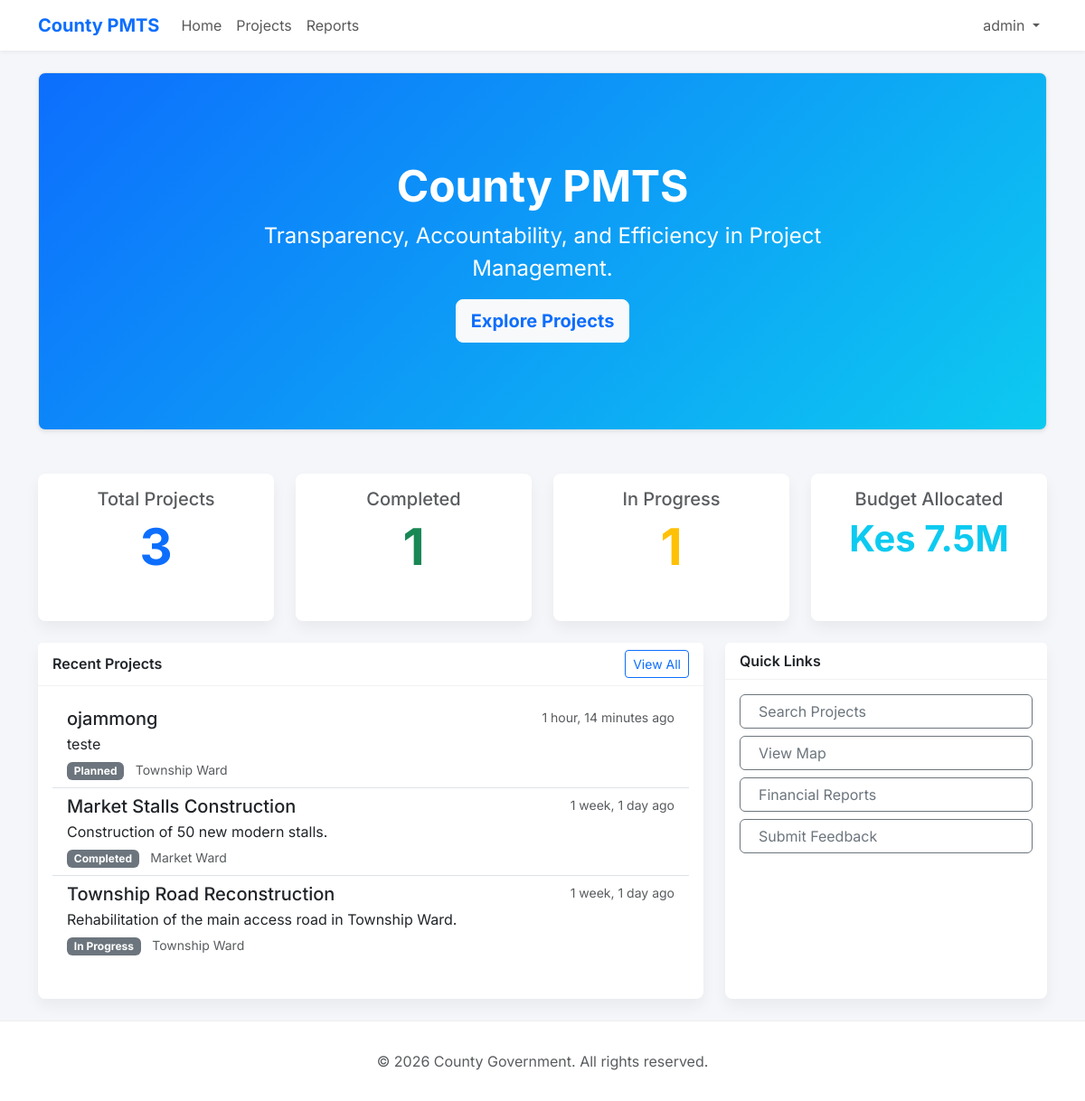
The page / (signed in) on the database its author committed.
### apps/users/models.py (models this page shows, shortened)
class User(AbstractUser):
    class Role(models.TextChoices):
        PUBLIC = 'PUBLIC', _('Public')
        STAFF = 'STAFF', _('Staff')
        EXECUTIVE = 'EXECUTIVE', _('Executive')
    role = models.CharField(
        max_length=20,
        choices=Role.choices,
        default=Role.PUBLIC,
        help_text=_("User role in the system")
    )
    phone_number = models.CharField(max_length=15, blank=True)

### apps/projects/models.py (models this page shows, shortened)
class Project(models.Model):
    class Status(models.TextChoices):
        PLANNED = 'PLANNED', _('Planned')
        TENDERING = 'TENDERING', _('Tendering')
        IN_PROGRESS = 'IN_PROGRESS', _('In Progress')
        STALLED = 'STALLED', _('Stalled')
        COMPLETED = 'COMPLETED', _('Completed')
        COMMISSIONED = 'COMMISSIONED', _('Commissioned')
    name = models.CharField(max_length=255)
    description = models.TextField()
    ward = models.ForeignKey(Ward, on_delete=models.SET_NULL, null=True, related_name='projects')
    location_details = models.CharField(max_length=255, blank=True, help_text="Specific location details")
    status = models.CharField(max_length=20, choices=Status.choices, default=Status.PLANNED)
    start_date = models.DateField(null=True, blank=True)
    end_date = models.DateField(null=True, blank=True)
    contractor_name = models.CharField(max_length=255, blank=True)
    department = models.CharField(max_length=100, help_text="Department responsible")
    created_at = models.DateTimeField(auto_now_add=True)
    updated_at = models.DateTimeField(auto_now=True)
    created_by = models.ForeignKey(settings.AUTH_USER_MODEL, on_delete=models.SET_NULL, null=True, related_name='created_projects')

### apps/locations/models.py (models this page shows, shortened)
class Ward(models.Model):
    sub_county = models.ForeignKey(SubCounty, related_name='wards', on_delete=models.CASCADE)
    name = models.CharField(max_length=100)
    code = models.CharField(max_length=20, unique=True, blank=True, null=True)
    class Meta:
        unique_together = ('sub_county', 'name')

### apps/public/views.py (the view)
# urls.py: 2. Add a URL to urlpatterns:  path('', views.home, name='home')
def home(request):
    total_projects = Project.objects.count()
    completed_projects = Project.objects.filter(status=Project.Status.COMPLETED).count()
    in_progress_projects = Project.objects.filter(status=Project.Status.IN_PROGRESS).count()
    total_budget_decimal = BudgetAllocation.objects.aggregate(Sum('amount'))['amount__sum'] or 0
    total_budget = round(total_budget_decimal / 1000000, 1) if total_budget_decimal else 0
    recent_projects = Project.objects.select_related('ward').order_by('-updated_at')[:5]
    context = {
        'total_projects': total_projects,
        'completed_projects': completed_projects,
        'in_progress_projects': in_progress_projects,
        'total_budget': total_budget,
        'recent_projects': recent_projects,
    }
    return render(request, 'index.html', context)

### templates/index.html (shortened to what this page needs)
{% extends 'base.html' %}
{% block content %}
<div class="row">
    <div class="col-12 mb-4">
        <div class="p-5 mb-4 bg-light rounded-3 shadow-sm border text-center"
            style="background: linear-gradient(135deg, #0d6efd 0%, #0dcaf0 100%); color: white;">
            <div class="container-fluid py-5">
                <h1 class="display-5 fw-bold">County PMTS</h1>
                <p class="col-md-8 fs-4 mx-auto">Transparency, Accountability, and Efficiency in Project Management.</p>
                <a class="btn btn-light btn-lg text-primary fw-bold" href="#" role="button">Explore Projects</a>
            </div>
        </div>
    </div>
</div>
<div class="row mb-4">
    <div class="col-md-3">
        <div class="card stat-card text-center h-100">
            <div class="card-body">
                <h5 class="card-title text-muted">Total Projects</h5>
                <h2 class="display-4 fw-bold text-primary">{{ total_projects }}</h2>
            </div>
        </div>
    </div>
    <div class="col-md-3">
        <div class="card stat-card text-center h-100">
            <div class="card-body">
                <h5 class="card-title text-muted">Completed</h5>
                <h2 class="display-4 fw-bold text-success">{{ completed_projects }}</h2>
            </div>
        </div>
    </div>
    <div class="col-md-3">
        <div class="card stat-card text-center h-100">
            <div class="card-body">
                <h5 class="card-title text-muted">In Progress</h5>
                <h2 class="display-4 fw-bold text-warning">{{ in_progress_projects }}</h2>
            </div>
        </div>
    </div>
    <div class="col-md-3">
        <div class="card stat-card text-center h-100">
            <div class="card-body">
                <h5 class="card-title text-muted">Budget Allocated</h5>
                <h2 class="display-6 fw-bold text-info">Kes {{ total_budget }}M</h2>
            </div>
        </div>
    </div>
</div>
<div class="row">
    <div class="col-md-8">
        <div class="card h-100">
            <div class="card-header d-flex justify-content-between align-items-center">
                <span>Recent Projects</span>
                <a href="#" class="btn btn-sm btn-outline-primary">View All</a>
            </div>
            <div class="card-body">
                <div class="list-group list-group-flush">
                    {% for project in recent_projects %}
                    <a href="#" class="list-group-item list-group-item-action">
                        <div class="d-flex w-100 justify-content-between">
                            <h5 class="mb-1">{{ project.name }}</h5>
                            <small class="text-muted">{{ project.updated_at|timesince }} ago</small>
                        </div>
                        <p class="mb-1 text-truncate">{{ project.description }}</p>
                        <small class="badge bg-secondary">{{ project.get_status_display }}</small>
                        <small class="text-muted ms-2"> {{ project.ward.name }}</small>
                    </a>
                    {% empty %}
                    <div class="text-center py-4 text-muted">
                        No projects found.
                    </div>
                    {% endfor %}
                </div>
            </div>
        </div>
    </div>
    <div class="col-md-4">
        <div class="card h-100">
            <div class="card-header">
                Quick Links
            </div>
            <div class="card-body">
                <div class="d-grid gap-2">
                    <a href="#" class="btn btn-outline-secondary text-start"> Search
                        Projects</a>
                    <a href="#" class="btn btn-outline-secondary text-start"> View Map</a>
                    <a href="#" class="btn btn-outline-secondary text-start">
                        Financial Reports</a>
                    <a href="#" class="btn btn-outline-secondary text-start"> Submit
                        Feedback</a>
                </div>
            </div>
        </div>
    </div>
</div>
{% endblock %}

### templates/base.html (shortened to what this page needs)
{% load static %}
<!DOCTYPE html>
<html lang="en">
<head>
    <link href="https://cdn.jsdelivr.net/npm/bootstrap@5.3.0/dist/css/bootstrap.min.css" rel="stylesheet">
</head>
<body class="d-flex flex-column min-vh-100">
    <nav class="navbar navbar-expand-lg navbar-light sticky-top">
        <div class="container">
            <a class="navbar-brand" href="{% url 'home' %}">County PMTS</a>
            <div class="collapse navbar-collapse" id="navbarNav">
                <ul class="navbar-nav me-auto">
                    <li class="nav-item">
                        <a class="nav-link" href="{% url 'home' %}">Home</a>
                    </li>
                    <li class="nav-item">
                        <a class="nav-link" href="#">Projects</a>
                    </li>
                    <li class="nav-item">
                        <a class="nav-link" href="#">Reports</a>
                    </li>
                </ul>
                <ul class="navbar-nav">
                    {% if user.is_authenticated %}
                        <li class="nav-item dropdown">
                            <a class="nav-link dropdown-toggle" href="#" role="button" data-bs-toggle="dropdown">
                                {{ user.username }}
                            </a>
                        </li>
                    {% else %}
                        <li class="nav-item">
                            <a class="nav-link" href="{% url 'login' %}">Login</a>
                        </li>
                    {% endif %}
                </ul>
            </div>
        </div>
    </nav>
    <main class="container py-4">
        {% block content %}{% endblock %}
    </main>
    <footer>
        <div class="container text-center text-muted">
            <p class="mb-0">&copy; {% now "Y" %} County Government. All rights reserved.</p>
        </div>
    </footer>
</body>
</html>

### templates/base.html (style rules this page uses)
:root { --primary-color: #0d6efd; --secondary-color: #6c757d; --dark-bg: #1e1e2f; --card-bg: #27293d; --text-color: #e1e1e6; }
body { font-family: 'Inter', sans-serif; background-color: #f4f6f9; color: #333; }
.navbar { background-color: #fff; box-shadow: 0 2px 4px rgba(0,0,0,0.05); }
.navbar-brand { font-weight: 700; color: var(--primary-color) !important; }
.card { border: none; box-shadow: 0 0.5rem 1rem rgba(0, 0, 0, 0.05); border-radius: 0.5rem; margin-bottom: 1.5rem; }
.card-header { background-color: #fff; border-bottom: 1px solid rgba(0,0,0,0.05); font-weight: 600; }
footer { background-color: #fff; padding: 2rem 0; margin-top: auto; border-top: 1px solid #eee; }
.stat-card { transition: transform 0.2s; }

### rows shown on the page
User: username "admin"
Project: name "ojammong", updated_at "1 hour, 14 minutes", description "teste", status "Planned", ward.name "Township Ward"
Project: name "Market Stalls Construction", updated_at "1 week, 1 day", description "Construction of 50 new modern stalls.", status "Completed", ward.name "Market Ward"
Project: name "Township Road Reconstruction", updated_at "1 week, 1 day", description "Rehabilitation of the main access road in Township Ward.", status "In Progress", ward.name "Township Ward"

### other values the page prints
{{ total_projects }} "3"
{{ completed_projects }} "1"
{{ in_progress_projects }} "1"
{{ total_budget }} "7.5"
